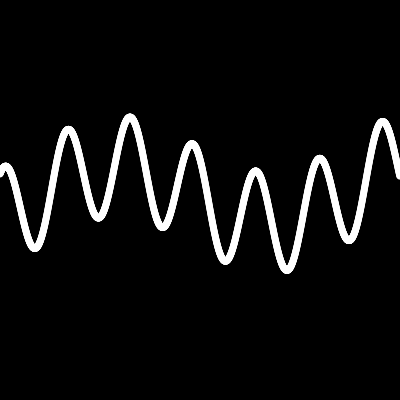
Frame 1 (no input)
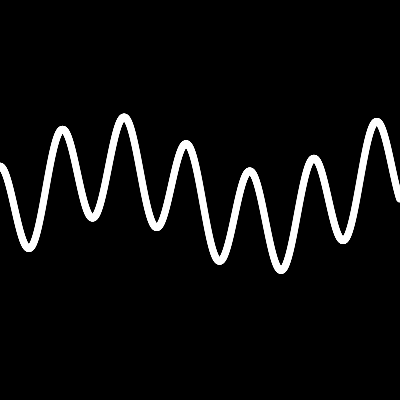
Frame 60 (the mouse pressed at the canvas centre just before this capture)
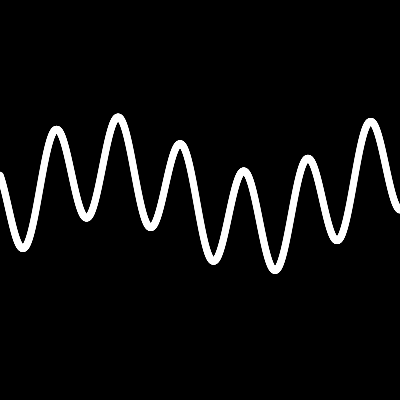
Frame 120 (the mouse held since frame 60 and released just before this capture)

The Processing sketch that drew these frames (run headless with seeded random() and noise(); from frame 60 on, the mouse is pressed at the canvas centre):

// Processing sketch: hw5part2
// ── hw5part2.pde
/*
*Oscar Miniet
*1212-1704
*Sketch displays function as required. Sketch will crash when float size limit is reached
*has personal function created as myFunc
*getSection produces a section of the function that is the width of the screen to display
*function is drawn by closely placed circles
*each frame, the inputs are shifted right by .1
*/

float x1, x2;

float myFunc(float in){
  return (cos(in/50)*30  + sin(in/10)*50 - in / 40);
}

void getSection(float x1,float x2){
  translate(0,height/2);
  fill(255);
  for (float i = x1; i < x2; i += .2){  //make dependent on width
    ellipse(i-x1,myFunc(i),7,7);
  }
}

void setup(){
  size(400,400);
  noStroke();
  x1 = 42.5;
  x2 = x1 + width;
  smooth();
}

void draw(){
  background(0);
  getSection(x1,x2);
  x1 +=.1;
  x2 +=.1;
}
  
